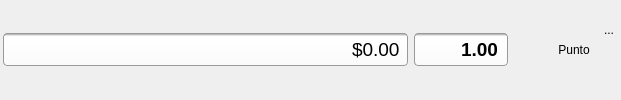
     <widget class="QWidget" name="head" native="true">
      <property name="sizePolicy">
       <sizepolicy hsizetype="Preferred" vsizetype="Fixed">
        <horstretch>0</horstretch>
        <verstretch>0</verstretch>
       </sizepolicy>
      </property>
      <layout class="QHBoxLayout" name="horizontalLayout_3">
       <property name="spacing">
        <number>0</number>
       </property>
       <property name="margin">
        <number>0</number>
       </property>
       <item>
        <widget class="QWidget" name="lpinfo" native="true">
         <property name="sizePolicy">
          <sizepolicy hsizetype="Fixed" vsizetype="Preferred">
           <horstretch>0</horstretch>
           <verstretch>0</verstretch>
          </sizepolicy>
         </property>
         <layout class="QVBoxLayout" name="verticalLayout_4">
          <property name="leftMargin">
           <number>3</number>
          </property>
          <property name="topMargin">
           <number>0</number>
          </property>
          <property name="rightMargin">
           <number>3</number>
          </property>
          <property name="bottomMargin">
           <number>0</number>
          </property>
          <item>
           <layout class="QHBoxLayout" name="horizontalLayout_2">
            <property name="spacing">
             <number>6</number>
            </property>
            <item>
             <widget class="QFrame" name="fLine">
              <property name="sizePolicy">
               <sizepolicy hsizetype="Fixed" vsizetype="Fixed">
                <horstretch>0</horstretch>
                <verstretch>0</verstretch>
               </sizepolicy>
              </property>
              <property name="styleSheet">
               <string notr="true">.QFrame{background-color: qlineargradient(spread:pad, x1:0, y1:0, x2:0, y2:1, stop:0 rgba(150, 150, 150, 255), stop:0.084833 rgba(255, 255, 255, 255), stop:1 rgba(250, 250, 250, 255));padding:0px; border-radius:4px;border:1px solid #999}
QToolButton, QLineEdit,QDoubleSpinBox{background:transparent; border:0px; padding:3px}</string>
              </property>
              <property name="frameShape">
               <enum>QFrame::StyledPanel</enum>
              </property>
              <property name="frameShadow">
               <enum>QFrame::Raised</enum>
              </property>
              <layout class="QHBoxLayout" name="horizontalLayout_51">
               <property name="spacing">
                <number>0</number>
               </property>
               <property name="sizeConstraint">
                <enum>QLayout::SetFixedSize</enum>
               </property>
               <property name="margin">
                <number>0</number>
               </property>
               <item>
                <widget class="QLineEdit" name="codigo">
                 <property name="minimumSize">
                  <size>
                   <width>300</width>
                   <height>0</height>
                  </size>
                 </property>
                 <property name="font">
                  <font>
                   <pointsize>12</pointsize>
                  </font>
                 </property>
                 <property name="toolTip">
                  <string>&lt;!DOCTYPE HTML PUBLIC &quot;-//W3C//DTD HTML 4.0//EN&quot; &quot;http://www.w3.org/TR/REC-html40/strict.dtd&quot;&gt;
&lt;html&gt;&lt;head&gt;&lt;meta name=&quot;qrichtext&quot; content=&quot;1&quot; /&gt;&lt;style type=&quot;text/css&quot;&gt;
p, li { white-space: pre-wrap; }
&lt;/style&gt;&lt;/head&gt;&lt;body style=&quot; font-family:'Sans'; font-size:10pt; font-weight:400; font-style:normal;&quot;&gt;
&lt;p style=&quot; margin-top:0px; margin-bottom:0px; margin-left:0px; margin-right:0px; -qt-block-indent:0; text-indent:0px;&quot;&gt;Puede regresar a este punto de registro de productos, presionando la tecla &lt;span style=&quot; font-weight:600;&quot;&gt;Inser&lt;/span&gt; o &lt;span style=&quot; font-weight:600;&quot;&gt;Insertar&lt;/span&gt; desde cualquier lugar del punto de venta.&lt;/p&gt;&lt;/body&gt;&lt;/html&gt;</string>
                 </property>
                </widget>
               </item>
               <item>
                <widget class="QDoubleSpinBox" name="dsbPrecio">
                 <property name="font">
                  <font>
                   <pointsize>14</pointsize>
                   <weight>50</weight>
                   <bold>false</bold>
                  </font>
                 </property>
                 <property name="toolTip">
                  <string>Precio</string>
                 </property>
                 <property name="alignment">
                  <set>Qt::AlignRight|Qt::AlignTrailing|Qt::AlignVCenter</set>
                 </property>
                 <property name="readOnly">
                  <bool>true</bool>
                 </property>
                 <property name="buttonSymbols">
                  <enum>QAbstractSpinBox::NoButtons</enum>
                 </property>
                 <property name="prefix">
                  <string>$</string>
                 </property>
                 <property name="maximum">
                  <double>99999.990000000005239</double>
                 </property>
                </widget>
               </item>
              </layout>
             </widget>
            </item>
            <item>
             <widget class="QFrame" name="fLine_2">
              <property name="sizePolicy">
               <sizepolicy hsizetype="Preferred" vsizetype="Fixed">
                <horstretch>0</horstretch>
                <verstretch>0</verstretch>
               </sizepolicy>
              </property>
              <property name="styleSheet">
               <string notr="true">.QFrame{background-color: qlineargradient(spread:pad, x1:0, y1:0, x2:0, y2:1, stop:0 rgba(150, 150, 150, 255), stop:0.084833 rgba(255, 255, 255, 255), stop:1 rgba(250, 250, 250, 255));padding:0px; border-radius:4px;border:1px solid #999}
QToolButton, QLineEdit{background:transparent; border:0px; padding:3px}</string>
              </property>
              <property name="frameShape">
               <enum>QFrame::StyledPanel</enum>
              </property>
              <property name="frameShadow">
               <enum>QFrame::Raised</enum>
              </property>
              <layout class="QHBoxLayout" name="horizontalLayout_52">
               <property name="spacing">
                <number>0</number>
               </property>
               <property name="leftMargin">
                <number>0</number>
               </property>
               <property name="topMargin">
                <number>0</number>
               </property>
               <property name="rightMargin">
                <number>2</number>
               </property>
               <property name="bottomMargin">
                <number>0</number>
               </property>
               <item>
                <widget class="QLineEdit" name="cant">
                 <property name="sizePolicy">
                  <sizepolicy hsizetype="Fixed" vsizetype="Fixed">
                   <horstretch>0</horstretch>
                   <verstretch>0</verstretch>
                  </sizepolicy>
                 </property>
                 <property name="maximumSize">
                  <size>
                   <width>90</width>
                   <height>16777215</height>
                  </size>
                 </property>
                 <property name="font">
                  <font>
                   <pointsize>14</pointsize>
                   <weight>75</weight>
                   <bold>true</bold>
                  </font>
                 </property>
                 <property name="toolTip">
                  <string>Cantidad</string>
                 </property>
                 <property name="styleSheet">
                  <string notr="true"/>
                 </property>
                 <property name="text">
                  <string>1.00</string>
                 </property>
                 <property name="alignment">
                  <set>Qt::AlignRight|Qt::AlignTrailing|Qt::AlignVCenter</set>
                 </property>
                </widget>
               </item>
              </layout>
             </widget>
            </item>
           </layout>
          </item>
         </layout>
        </widget>
       </item>
       <item>
        <spacer name="horizontalSpacer_2">
         <property name="orientation">
          <enum>Qt::Horizontal</enum>
         </property>
         <property name="sizeType">
          <enum>QSizePolicy::Expanding</enum>
         </property>
         <property name="sizeHint" stdset="0">
          <size>
           <width>40</width>
           <height>10</height>
          </size>
         </property>
        </spacer>
       </item>
       <item>
        <layout class="QHBoxLayout" name="hlm">
         <property name="spacing">
          <number>1</number>
         </property>
         <item>
          <widget class="QToolButton" name="bventa">
           <property name="cursor">
            <cursorShape>PointingHandCursor</cursorShape>
           </property>
           <property name="toolTip">
            <string>&lt;h1&gt;Insert&lt;/h1&gt;Ir a la venta</string>
           </property>
           <property name="text">
            <string>Punto</string>
           </property>
           <property name="icon">
            <iconset resource="../../2.3/icons.qrc">
             <normaloff>:/modulos/images/png/elegant/ventas.png</normaloff>:/modulos/images/png/elegant/ventas.png</iconset>
           </property>
           <property name="iconSize">
            <size>
             <width>36</width>
             <height>36</height>
            </size>
           </property>
           <property name="toolButtonStyle">
            <enum>Qt::ToolButtonTextUnderIcon</enum>
           </property>
           <property name="autoRaise">
            <bool>true</bool>
           </property>
          </widget>
         </item>
        </layout>
       </item>
       <item>
        <layout class="QVBoxLayout" name="verticalLayout_7">
         <property name="spacing">
          <number>0</number>
         </property>
         <property name="sizeConstraint">
          <enum>QLayout::SetFixedSize</enum>
         </property>
         <property name="leftMargin">
          <number>0</number>
         </property>
         <item>
          <widget class="QToolButton" name="tbFull">
           <property name="text">
            <string>...</string>
           </property>
           <property name="icon">
            <iconset resource="../../2.3/icons.qrc">
             <normaloff>:/actions/images/actions/black_18/resize2.png</normaloff>:/actions/images/actions/black_18/resize2.png</iconset>
           </property>
           <property name="iconSize">
            <size>
             <width>18</width>
             <height>18</height>
            </size>
           </property>
           <property name="autoRaise">
            <bool>true</bool>
           </property>
          </widget>
         </item>
         <item>
          <spacer name="verticalSpacer">
           <property name="orientation">
            <enum>Qt::Vertical</enum>
           </property>
           <property name="sizeType">
            <enum>QSizePolicy::Preferred</enum>
           </property>
           <property name="sizeHint" stdset="0">
            <size>
             <width>20</width>
             <height>40</height>
            </size>
           </property>
          </spacer>
         </item>
        </layout>
       </item>
      </layout>
     </widget>
